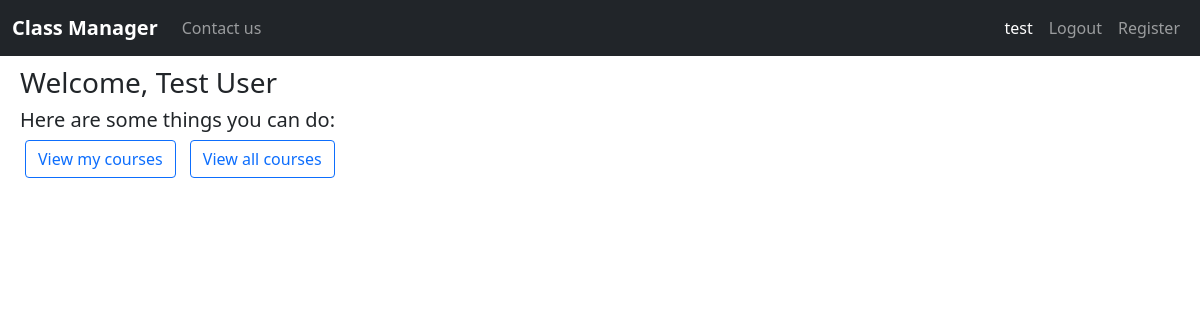
/ (signed in), run on the app's committed database.
### classmanager/models.py (models this page shows, shortened)
class User(AbstractUser):
    is_student = models.BooleanField(default=False)
    is_instructor = models.BooleanField(default=False)

### classmanager/views.py (the view)
# urls.py: path("", views.index, name="index"),
def index(request):
    return render(request, "classmanager/index.html")

### classmanager/templates/classmanager/index.html (shortened to what this page needs)
{% extends "classmanager/layout.html" %}
{% block body %}
{% if user.is_authenticated %}
<h3>Welcome, {{user.first_name}} {{user.last_name}}</h3>
<h5>Here are some things you can do:</h5>
<div class="operations">
  {% if user.is_student %}
  <form class="button-form" action="{% url 'view-joined-courses' %}" method="GET">
    <input class="btn btn-outline-primary" type="submit" value="View my courses" />
  </form>
  {% endif %}
  <form class="button-form" action="{% url 'view-all-courses' %}" method="GET">
    <input class="btn btn-outline-primary" type="submit" value="View all courses" />
  </form>
</div>
{% else %}
<h2>Index</h2>
<h3>Welcome, Guest</h3>
{% endif %}
{% endblock body %}

### classmanager/templates/classmanager/layout.html (shortened to what this page needs)
{% load static %}
<!DOCTYPE html>
<html lang="en">
<head>
    <link rel="stylesheet" href="{% static 'classmanager/styles.css' %}">
    <link href="https://cdn.jsdelivr.net/npm/bootstrap@5.0.2/dist/css/bootstrap.min.css" rel="stylesheet"
>
</head>
<body>
    <nav class="navbar navbar-expand-lg navbar-dark bg-dark">
        <div class="container-fluid">
            <a class="navbar-brand" href="{% url 'index' %}"><b>Class Manager</b></a>
            <div class="collapse navbar-collapse justify-content-between" id="navbarNavAltMarkup">
                <div class="navbar-nav">
                    <a class="nav-link" href="{% url 'contact_us' %}">Contact us</a>
                </div>
            </div>
            <div class="collapse navbar-collapse justify-content-end" id="navbarNavAltMarkup">
                <div class="navbar-nav">
                    {% if user.is_authenticated %}
                    <a class="nav-link active" aria-current="page" href="{% url 'index' %}">{{user.username}}</a>
                    <a class="nav-link" href="{% url 'logout' %}">Logout</a>
                    {% else %}
                    <a class="nav-link" href="{% url 'login' %}">Login</a>
                    {% endif %}
                    {% block right-nav %}
                    <a class="nav-link" href="{% url 'register' %}">Register</a>
                    {% endblock right-nav %}
                </div>
            </div>
        </div>
    </nav>
    <div class="main-container">
        {% block body%}
        {% endblock body%}
    </div>
</body>
</html>

### classmanager/static/classmanager/styles.css (style rules this page uses)
.main-container { margin: 10px 20px 10px 20px; }
form { max-width: 600px; }
.button-form { margin: auto; padding: 5px; display: inline; }

### data on the page
User: username "test", first_name "Test", last_name "User"
